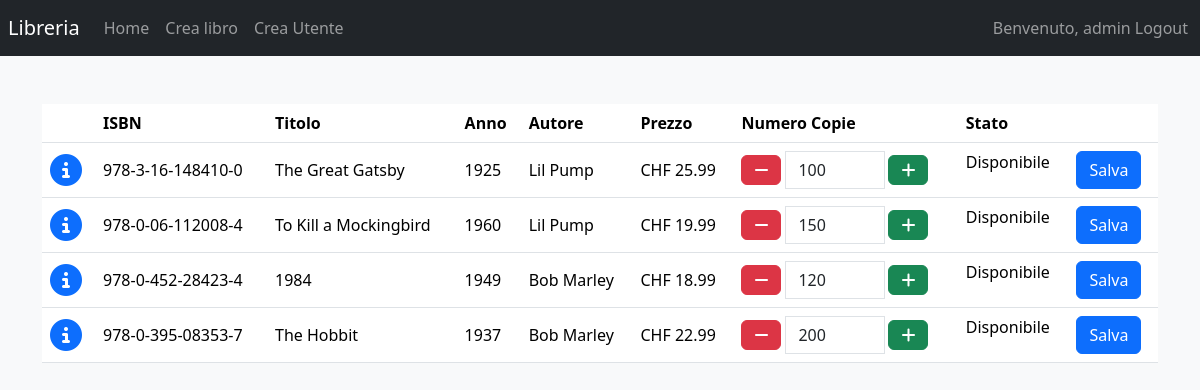
Screenshot of /Applicativo/dashboard (signed in) with the database file from the repository.
### tables this page shows
CREATE TABLE book(
  id INT NOT NULL AUTO_INCREMENT,
  title VARCHAR(45) NOT NULL,
  summary TEXT(500),
  release_year INT NOT NULL,
  `ISBN` CHAR(17) NOT NULL,
  price DOUBLE,
  cover_image CHAR(36),
  copies INT NOT NULL,
  ordered BOOLEAN DEFAULT FALSE,
  author_id INT NOT NULL,
  publisher_id INT NOT NULL,
  PRIMARY KEY(id)
);

CREATE TABLE author(
  id INT NOT NULL AUTO_INCREMENT,
  `name` VARCHAR(45) NOT NULL,
  surname VARCHAR(45) NOT NULL,
  birth_year INT,
  PRIMARY KEY(id)
);

### Applicativo/application/controller/dashboard.php (called while the page is built, shortened)
<?php
class Dashboard
{
    public function index()
    {
        require 'application/models/book.php';
        $books = Book::fetchBooks();
        require 'application/views/templates/header.php';
        require 'application/views/templates/nav.php';
        require 'application/views/dashboard/index.php';
        require 'application/views/templates/footer.php';
    }
}

### Applicativo/index.php (called while the page is built, shortened)
<?php
require 'application/libs/application.php';
$app = new Application();

### Applicativo/application/models/book.php (called while the page is built, shortened)
<?php
class Book
{
    public function getId()
    {
        return $this->id;
    }
    public function getTitle()
    {
        return $this->title;
    }
    public function getReleaseYear()
    {
        return $this->releaseYear;
    }
    public function getIsbn()
    {
        return $this->isbn;
    }
    public function getPrice()
    {
        return $this->price;
    }
    public function getCopies()
    {
        return $this->copies;
    }
    public function getAuthor()
    {
        return $this->author;
    }
    public function getStatus(){
        if($this->copies > 3){
            return "Disponibile";
        }
        return $this->copies == 0 ? "Non disponibile" : "Da ordinare";
    }
    private $id;
    private $title;
    private $releaseYear;
    private $isbn;
    private $price;
    private $copies;
    private $author;
    public function __construct($book)
    {
        require_once 'application/models/author.php';
        require_once 'application/models/publisher.php';
        $this->id = $book->id;
        $this->title = $book->title;
        $this->releaseYear = $book->release_year;
        $this->isbn = $book->ISBN;
        $this->price = $book->price;
        $this->copies = $book->copies;
        $this->author = Author::getAuthor($book->author_id);
        $this->publisher = Publisher::getPublisher($book->publisher_id);
    }
    public static function fetchBooks(){
        $statement = 'SELECT * FROM book;';
        $result = DB_CONNECTION->prepare($statement);
        $result->execute();
        $books = $result->fetchAll(PDO::FETCH_OBJ);
        $all = array();
        foreach ($books as $b){
            $all[] = new Book($b);
        }
        return $all;
    }
}

### Applicativo/application/models/author.php (called while the page is built, shortened)
<?php
class Author
{
    private $name;
    private $surname;
    public function __construct($obj)
    {
        $this->name = $obj->name;
        $this->surname = $obj->surname;
    }
    public function getName()
    {
        return $this->name;
    }
    public function getSurname()
    {
        return $this->surname;
    }
    public static function getAuthor($id){
        $statement = 'SELECT * FROM author WHERE id = :id;';
        $result = DB_CONNECTION->prepare($statement);
        $result->bindParam(':id', $id, PDO::PARAM_INT);
        $result->execute();
        $author = $result->fetch(PDO::FETCH_OBJ);
        $a = new Author($author);
        return $a;
    }
}

### Applicativo/application/models/publisher.php (called while the page is built, shortened)
<?php
class Publisher
{
    public static function getPublisher($id){
        $statement = 'SELECT * FROM publisher WHERE id = :id;';
        $result = DB_CONNECTION->prepare($statement);
        $result->bindParam(':id', $id, PDO::PARAM_INT);
        $result->execute();
        $publisher = $result->fetch(PDO::FETCH_OBJ);
        $p = new Publisher($publisher);
        return $p;
    }
}

### Applicativo/application/views/dashboard/index.php (the view, shortened to what this page needs)
<div class="container mt-5">
    <div class="table-responsive">
        <table class="table">
            <thead>
            <tr>
                <th scope="col"></th>
                <th scope="col" class="d-none d-md-table-cell">ISBN</th>
                <th scope="col">Titolo</th>
                <th scope="col" class="d-none d-md-table-cell">Anno</th>
                <th scope="col">Autore</th>
                <th scope="col">Prezzo</th>
                <th scope="col" class="d-none d-md-table-cell">Numero Copie</th>
                <th scope="col">Stato</th>
                <th scope="col" class="d-none d-md-table-cell"></th>
            </tr>
            </thead>
            <tbody>
            <?php foreach ($books as $book) : ?>
            <tr>
                <form class="update-copies-form" method="post" action="<?php echo URL ?>bookinfo/update/<?php echo $book->getId() ?>">
                    <td class="align-middle" onclick="location.href = '/bookinfo/book/<?php echo $book->getId() ?>'"><i class="fa-solid fa-circle-info fs-2" style="color: var(--bs-blue);"></i></td>
                    <td class="d-none d-md-table-cell align-middle"><?php echo $book->getIsbn() ?></td>
                    <td class="align-middle"><?php echo $book->getTitle() ?></td>
                    <td class="d-none d-md-table-cell align-middle"><?php echo $book->getReleaseYear() ?></td>
                    <td class="align-middle"><?php echo $book->getAuthor()->getName() . " " . $book->getAuthor()->getSurname() ?></td>
                    <td class="align-middle">CHF <?php echo $book->getPrice() ?></td>
                    <td class="d-none d-md-table-cell align-middle">
                        <div class="input-group align-items-center">
                            <span class="input-group-btn">
                                <button type="button" class="btn btn-danger btn-number btn-decrement">
                                    <i class="fas fa-minus"></i>
                                </button>
                            </span>
                            <input type="number" name="copies" class="form-control input-number mx-1" style="max-width: 100px;" value="<?php echo $book->getCopies() ?>" min="0">
                             <span class="input-group-btn">
                                <button type="button" class="btn btn-success btn-number btn-increment">
                                    <i class="fas fa-plus"></i>
                                </button>
                            </span>
                        </div>
                    </td>
                    <td>
                        <?php echo $book->getStatus() ?>
                    </td>
                    <td class="d-none d-md-table-cell align-middle">
                        <button type="submit" class="btn btn-primary">Salva</button>
                    </td>
                </form>
            </tr>
            <?php endforeach; ?>
            </tbody>
        </table>
    </div>
</div>

### Applicativo/application/libs/application.php (shortened to what this page needs)
<?php
class Application
{
    private $url_controller = null;
    private $url_action = null;
    private $url_parameter_1 = null;
    private $url_parameter_2 = null;
    private $url_parameter_3 = null;
    public function __construct()
    {
        if (file_exists('./application/controller/' . $this->url_controller . '.php')) {
            $this->url_controller = new $this->url_controller();
            if (method_exists($this->url_controller, $this->url_action)) {
                if (isset($this->url_parameter_3)) {
                    $this->url_controller->{$this->url_action}($this->url_parameter_1, $this->url_parameter_2,
                        $this->url_parameter_3);
                } elseif (isset($this->url_parameter_2)) {
                    $this->url_controller->{$this->url_action}($this->url_parameter_1, $this->url_parameter_2);
                } elseif (isset($this->url_parameter_1)) {
                    $this->url_controller->{$this->url_action}($this->url_parameter_1);
                } else {
                    $this->url_controller->{$this->url_action}();
                }
            } else {
                $this->url_controller->index();
            }
        } else {
            require './application/controller/home.php';
            $home = new Home();
            $home->index();
        }
    }
    private function splitUrl()
    {
        if (isset($_GET['url'])) {
            $url = rtrim($_GET['url'], '/');
            $url = filter_var($url, FILTER_SANITIZE_URL);
            $url = explode('/', $url);
            $this->url_controller = (isset($url[0]) ? $url[0] : null);
            $this->url_action = (isset($url[1]) ? $url[1] : null);
            $this->url_parameter_1 = (isset($url[2]) ? $url[2] : null);
            $this->url_parameter_2 = (isset($url[3]) ? $url[3] : null);
            $this->url_parameter_3 = (isset($url[4]) ? $url[4] : null);
        }
    }
}

### Applicativo/application/views/templates/header.php (shortened to what this page needs)
<html>
<head>
    <link href="https://cdn.jsdelivr.net/npm/bootstrap@5.3.2/dist/css/bootstrap.min.css" rel="stylesheet">
    <link rel="stylesheet" href="https://cdnjs.cloudflare.com/ajax/libs/font-awesome/6.5.1/css/all.min.css" />
</head>
<body style="background-color: #f8f9fa;">

### Applicativo/application/views/templates/nav.php (shortened to what this page needs)
<nav class="navbar navbar-expand-lg navbar-dark bg-dark px-2">
    <a class="navbar-brand" href="#">Libreria</a>
    <div class="collapse navbar-collapse" id="navbarNav">
        <ul class="navbar-nav">
            <li class="nav-item">
                <a class="nav-link" href="#">Home</a>
            </li>
            <?php if ($_SESSION['is_admin']): ?>
                <li class="nav-item">
                    <a class="nav-link" href="<?php echo URL . 'management' ?>">Crea libro</a>
                </li>
                <li class="nav-item">
                    <a class="nav-link" href="<?php echo URL . 'usercreation' ?>">Crea Utente</a>
                </li>
            <?php endif; ?>
        </ul>
    </div>
    <div class="d-flex ms-auto">
        <span class="navbar-text">
            Benvenuto, <?php echo $_SESSION['username']; ?>
        </span>
        <ul class="navbar-nav">
            <li class="nav-item">
                <a class="nav-link px-1" href="<?php echo URL . 'login/logout' ?>">Logout</a>
            </li>
        </ul>
    </div>
</nav>

### Applicativo/application/views/templates/footer.php
</body>
</html>

### rows the page displays
book: ISBN "978-3-16-148410-0", title "The Great Gatsby", release_year "1925", author.name "Lil", author.surname "Pump", price "25.99", copies "100", copies "Disponibile"
book: ISBN "978-0-06-112008-4", title "To Kill a Mockingbird", release_year "1960", author.name "Lil", author.surname "Pump", price "19.99", copies "150", copies "Disponibile"
book: ISBN "978-0-452-28423-4", title "1984", release_year "1949", author.name "Bob", author.surname "Marley", price "18.99", copies "120", copies "Disponibile"
book: ISBN "978-0-395-08353-7", title "The Hobbit", release_year "1937", author.name "Bob", author.surname "Marley", price "22.99", copies "200", copies "Disponibile"

### other values shown
$_SESSION['username'] "admin"
